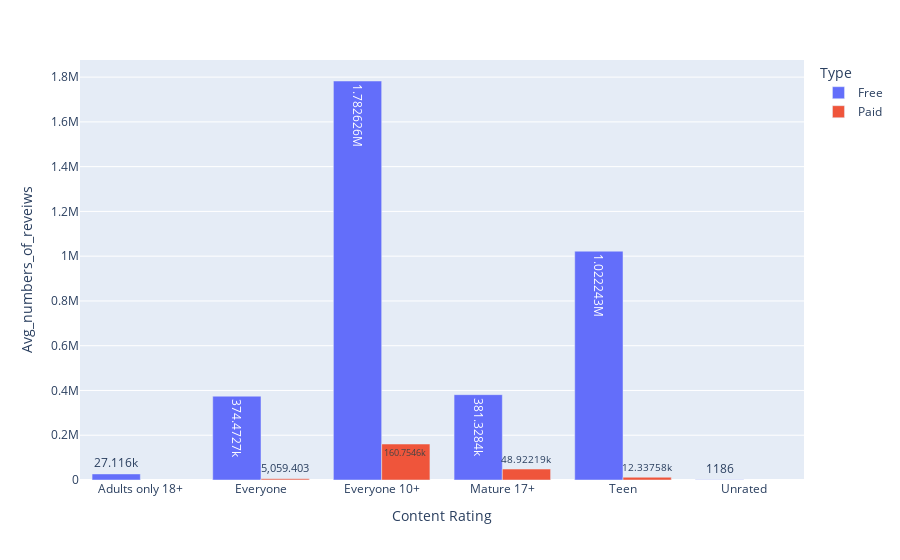

Notebook code for this chart:
### Code cell
px.bar(content_type_review,x='Content Rating',y='Reviews',
      labels={'Reviews':'Avg_numbers_of_reveiws'},text_auto=True,color='Type',barmode='group')

### Figure 1 — Plotly figure (JSON) as saved in the notebook; plotly's stock layout.template omitted (floating-point values rounded to 4 significant figures)
{"data": [{"alignmentgroup": "True", "hovertemplate": "Type=Free<br>Content Rating=%{x}<br>Avg_numbers_of_reveiws=%{y}<extra></extra>", "legendgroup": "Free", "marker": {"color": "#636efa", "pattern": {"shape": ""}}, "name": "Free", "offsetgroup": "Free", "orientation": "v", "showlegend": true, "textposition": "auto", "texttemplate": "%{y}", "type": "bar", "x": ["Adults only 18+", "Everyone", "Everyone 10+", "Mature 17+", "Teen", "Unrated"], "xaxis": "x", "y": [27120.0, 374500.0, 1783000.0, 381300.0, 1022000.0, 1186.0], "yaxis": "y"}, {"alignmentgroup": "True", "hovertemplate": "Type=Paid<br>Content Rating=%{x}<br>Avg_numbers_of_reveiws=%{y}<extra></extra>", "legendgroup": "Paid", "marker": {"color": "#EF553B", "pattern": {"shape": ""}}, "name": "Paid", "offsetgroup": "Paid", "orientation": "v", "showlegend": true, "textposition": "auto", "texttemplate": "%{y}", "type": "bar", "x": ["Everyone", "Everyone 10+", "Mature 17+", "Teen"], "xaxis": "x", "y": [5059.0, 160800.0, 48920.0, 12340.0], "yaxis": "y"}], "layout": {"barmode": "group", "legend": {"title": {"text": "Type"}, "tracegroupgap": 0}, "margin": {"t": 60}, "xaxis": {"anchor": "y", "domain": [0, 1], "title": {"text": "Content Rating"}}, "yaxis": {"anchor": "x", "domain": [0, 1], "title": {"text": "Avg_numbers_of_reveiws"}}}}
